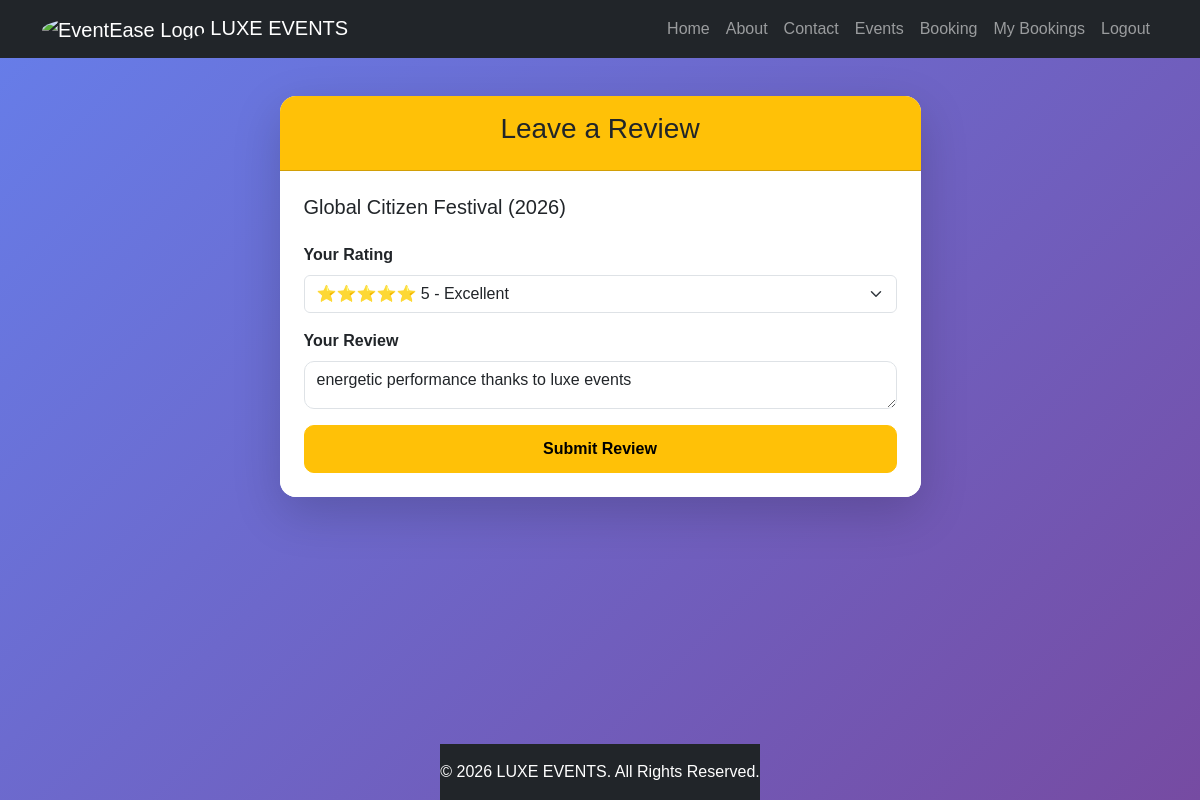
/review/1/ (signed in), run on an earlier commit of the app's database.
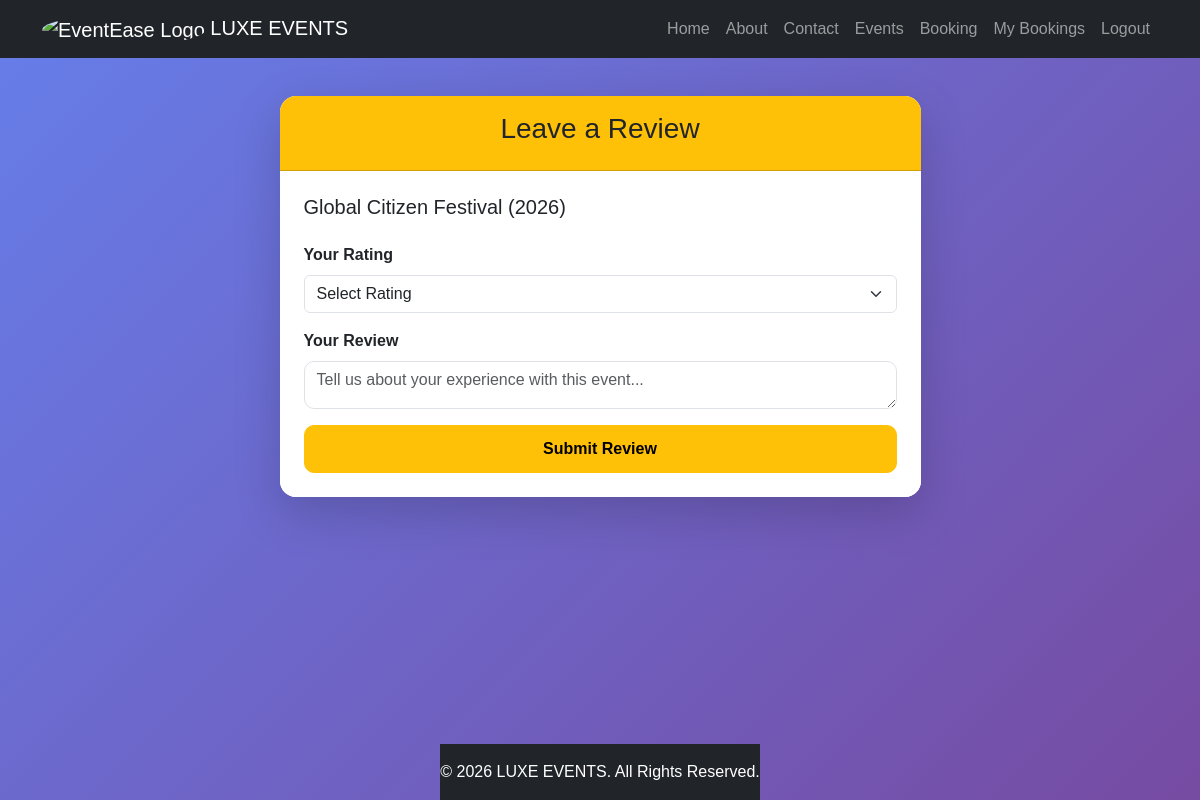
And on a later commit of the database.
### eventapp/models.py (models this page shows, shortened)
class Review(models.Model):
    event = models.ForeignKey(Event, on_delete=models.CASCADE)
    user = models.ForeignKey(User, on_delete=models.CASCADE)
    rating = models.PositiveSmallIntegerField()
    comment = models.TextField()
    created_at = models.DateTimeField(auto_now_add=True)

### eventapp/views.py (the view)
# urls.py: path("review/<int:event_id>/", views.add_review, name="add_review"),
@login_required(login_url='login')
def add_review(request, event_id):
    event = get_object_or_404(Event, id=event_id)
    review = Review.objects.filter(
        event=event,
        user=request.user
    ).first()
    if request.method == "POST":
        form = ReviewForm(request.POST, instance=review)
        if form.is_valid():
            review = form.save(commit=False)
            review.user = request.user
            review.event = event
            review.save()
            messages.success(request, "Your review has been saved.")
            return redirect("event_detail", id=event.id)
    else:
        form = ReviewForm(instance=review)
    return render(request, "review_form.html", {
        "form": form,
        "event": event,
    })

### eventapp/forms.py
class ReviewForm(forms.ModelForm):
    class Meta:
        model = Review
        fields = ["rating", "comment"]
        widgets = {
            "rating": forms.Select(
                choices=[
                    ("", "Select Rating"),
                    (1, "⭐ 1 - Poor"),
                    (2, "⭐⭐ 2 - Fair"),
                    (3, "⭐⭐⭐ 3 - Good"),
                    (4, "⭐⭐⭐⭐ 4 - Very Good"),
                    (5, "⭐⭐⭐⭐⭐ 5 - Excellent"),
                ],
                attrs={
                    "class": "form-select",
                },
            ),
            "comment": forms.Textarea(
                attrs={
                    "class": "form-control",
                    "rows": 5,
                    "placeholder": "Tell us about your experience with this event...",
                },
            ),
        }
        labels = {
            "rating": "Your Rating",
            "comment": "Your Review",
        }

### templates/review_form.html (shortened to what this page needs)
{% extends "base.html" %}
{% block content %}
<div class="container py-5">
    <div class="row justify-content-center">
        <div class="col-lg-7">
            <div class="card shadow-lg border-0 rounded-4">
                <div class="card-header bg-warning text-dark text-center py-3">
                    <h3>Leave a Review</h3>
                </div>
                <div class="card-body p-4">
                    <h5 class="mb-4">{{ event.name }}</h5>
                    <form method="POST">
                        <div class="mb-3">
                            <label class="form-label">{{ form.rating.label }}</label>
                            {{ form.rating }}
                        </div>
                        <div class="mb-3">
                            <label class="form-label">{{ form.comment.label }}</label>
                            {{ form.comment }}
                        </div>
                        <button type="submit" class="btn btn-warning w-100">
                            Submit Review
                        </button>
                    </form>
                </div>
            </div>
        </div>
    </div>
</div>
{% endblock %}

What changed in the data, as far as the page shows it:
removed Review: rating "⭐⭐⭐⭐⭐ 5 - Excellent", comment "energetic performance thanks to luxe events"
Also different on the page:
form field rating: (not shown) → "Select Rating"
